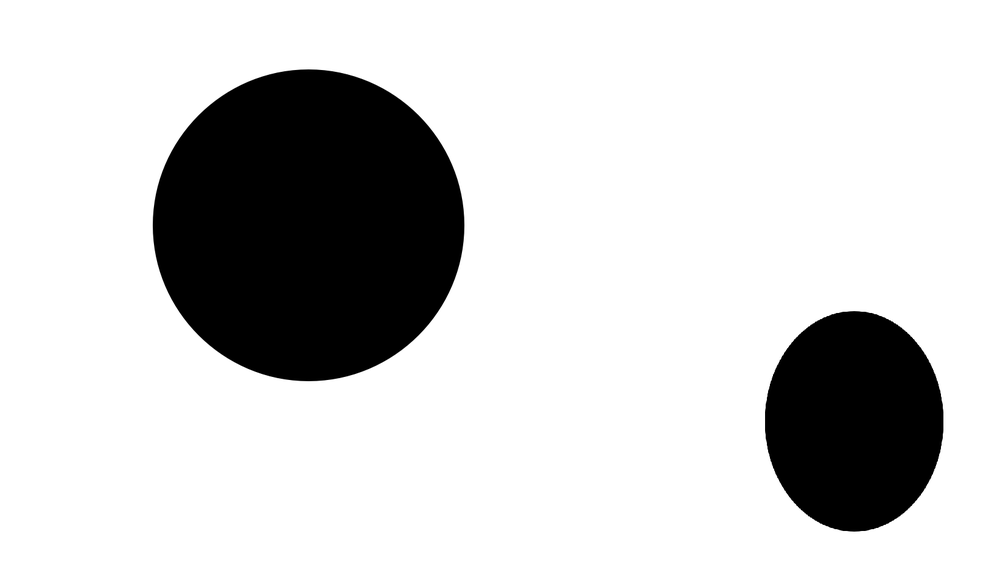
#> input picture src/object_detection/src/test_images/14.png, 1000 x 573 px, shrunk from 1643 x 941 before the run, found by its file name
$ python test2.py
#> lines starting #> are read from the running program, lines starting #| are printed output that depends on the picture; after the words box and inside, x2 and y2 are one past the last pixel; in counts of white or black regions, pixels touching at a corner belong together; long printed decimals are rounded
import cv2 as cv
import numpy as np

final_img = cv.imread("C:/KTH/Robotics Project course/Dopey-DD2419/src/object_detection/src/test_images/14.png")
#> final_img is the input picture: shape (573, 1000, 3); min 0, max 255, mean 207.4
thresholded = cv.cvtColor(final_img, cv.COLOR_BGR2GRAY)
_,thresholded = cv.threshold(thresholded, 122, 255, cv.THRESH_BINARY)
#> thresholded: shape (573, 1000); 81.3% white; 2 black regions, box (x1, y1, x2, y2) and area: (153, 69, 464, 381) 76141, (765, 311, 943, 532) 30880
print(thresholded.shape)
#| (573, 1000)
final_img = thresholded
final_img = cv.bitwise_not(final_img)
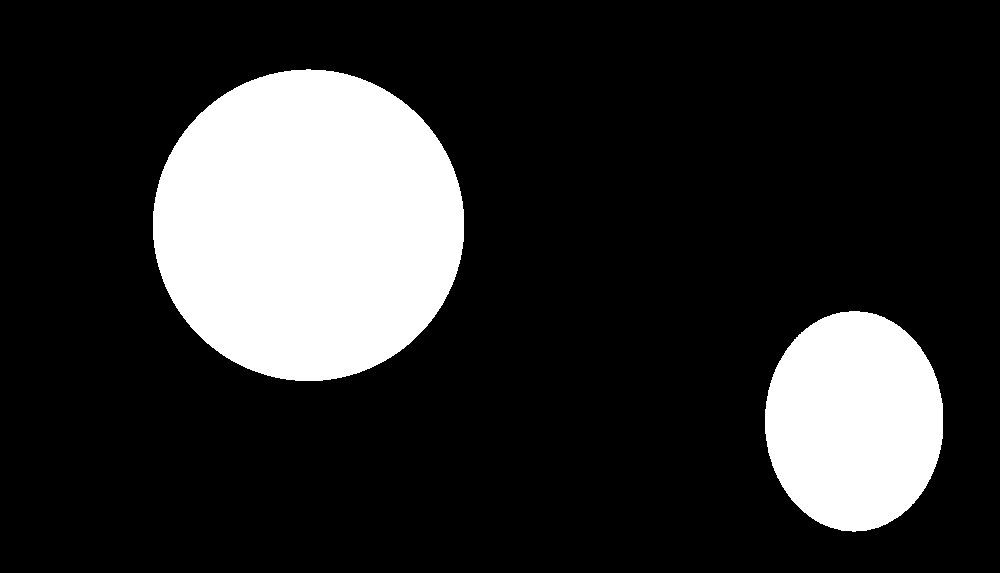
#> final_img: shape (573, 1000); 18.7% white; 2 white regions, box (x1, y1, x2, y2) and area: (153, 69, 464, 381) 76141, (765, 311, 943, 532) 30880

(numLabels, labels, stats, centroids) = cv.connectedComponentsWithStats(final_img.astype(np.uint8))
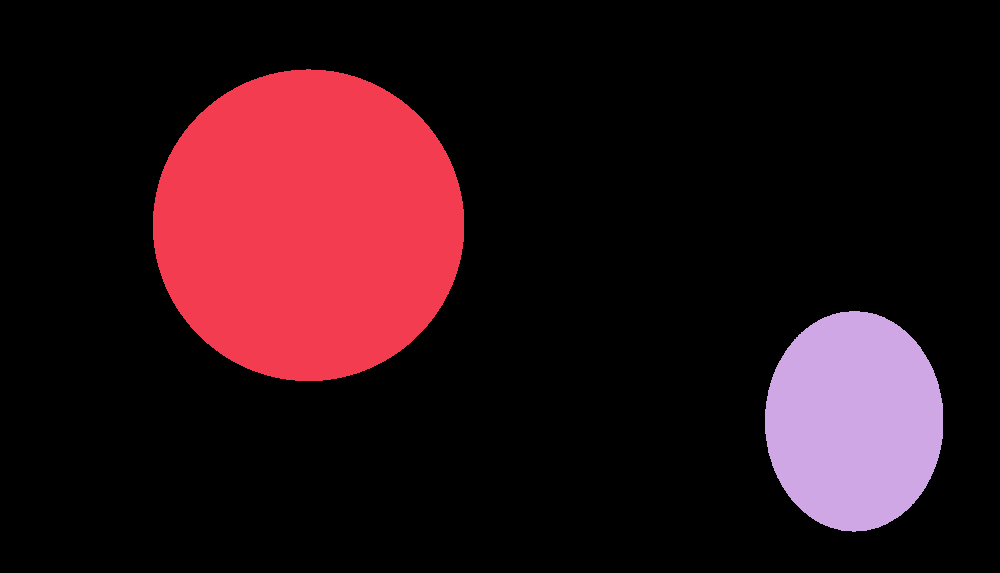
#> labels: shape (573, 1000) int32; 3 distinct labels, from 0 to 2; one colour per label, 0 black
#> numLabels = 3; stats = [[0, 0, 1000, 573, 465979], [153, 69, 311, 312, 76141], [765, 311, 178, 221, 30880]]; centroids = [[507.3, 287.1], [308.1, 224.8], [853.7, 420.8]]
print(numLabels)
#| 3
print(labels)
#> (printed output is left out)
print(stats)
#| [[     0      0   1000    573 465979]
#|  [   153     69    311    312  76141]
#|  [   765    311    178    221  30880]]
print(centroids)
#| [[507.302 287.066]
#|  [308.080 224.801]
#|  [853.747 420.821]]

# loop over the number of unique connected component labels
for i in range(0, numLabels):
    # if this is the first component then we examine the
    # *background* (typically we would just ignore this
    # component in our loop)
    if i == 0:
        text = "examining component {}/{} (background)".format(
        i + 1, numLabels)
    # otherwise, we are examining an actual connected component
    else:
        text = "examining component {}/{}".format( i + 1, numLabels)
    # print a status message update for the current connected
    # component
    print("[INFO] {}".format(text))
    # extract the connected component statistics and centroid for
    # the current label
    x = stats[i, cv.CC_STAT_LEFT]
    y = stats[i, cv.CC_STAT_TOP]
    w = stats[i, cv.CC_STAT_WIDTH]
    h = stats[i, cv.CC_STAT_HEIGHT]
    area = stats[i, cv.CC_STAT_AREA]
    (cX, cY) = centroids[i]
    output = final_img
    cv.rectangle(output, (x, y), (x + w, y + h), (140, 140, 140), 3)
    cv.circle(output, (int(cX), int(cY)), 4, (140, 140, 140), -1)

    # connected component ID
    componentMask = (labels == i).astype("uint8") * 255
    # show our output image and connected component mask
    cv.imshow("Output", output)
    cv.imshow("Connected Component", componentMask)
#> this loop made 3 passes
#> (text, x, y, w, h, area, cX, cY) on passes 1 to 3: ('examining component 1/3 (background)', 0, 0, 1000, 573, 465979, 507.3, 287.1), ('examining component 2/3', 153, 69, 311, 312, 76141, 308.1, 224.8), ('examining component 3/3', 765, 311, 178, 221, 30880, 853.7, 420.8)
#| [INFO] examining component 1/3 (background)
#| [INFO] examining component 2/3
#| [INFO] examining component 3/3
#> pass 1, `cv.imshow("Output", output)`:
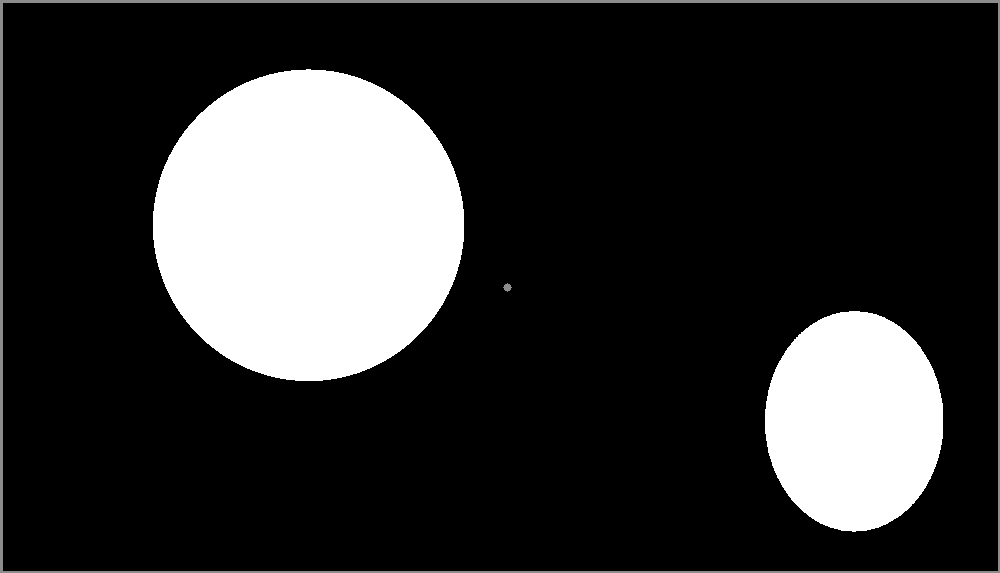
#> window 'Output': shape (573, 1000); min 0, max 255, mean 49.6
#> pass 2, `componentMask = (labels == i).astype("uint8") * 255`:
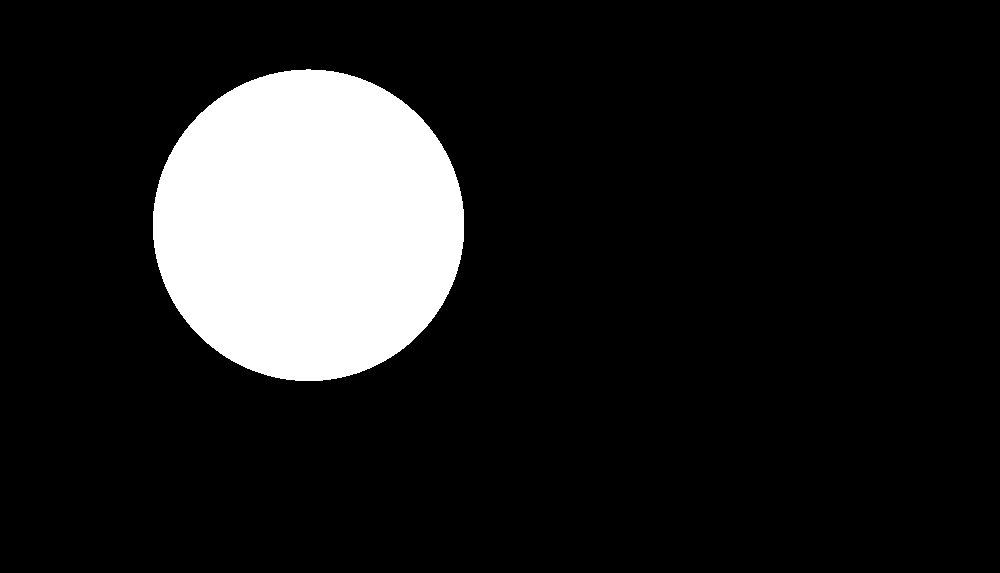
#> componentMask: shape (573, 1000); 13.3% white; 1 white region, box (x1, y1, x2, y2) and area: (153, 69, 464, 381) 76141
#> pass 2, `cv.imshow("Output", output)`:
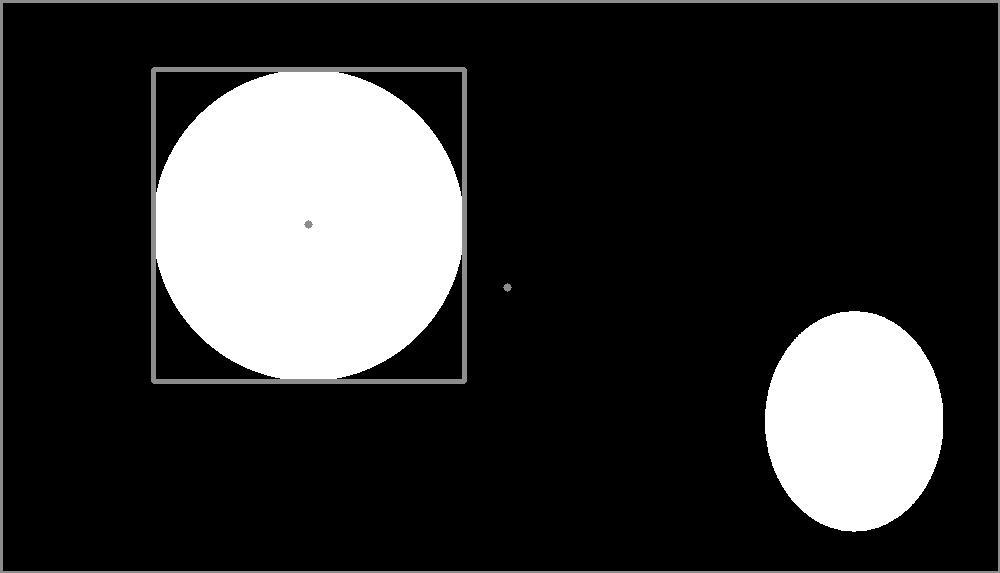
#> window 'Output': shape (573, 1000); min 0, max 255, mean 50.9
#> pass 3, `componentMask = (labels == i).astype("uint8") * 255`:
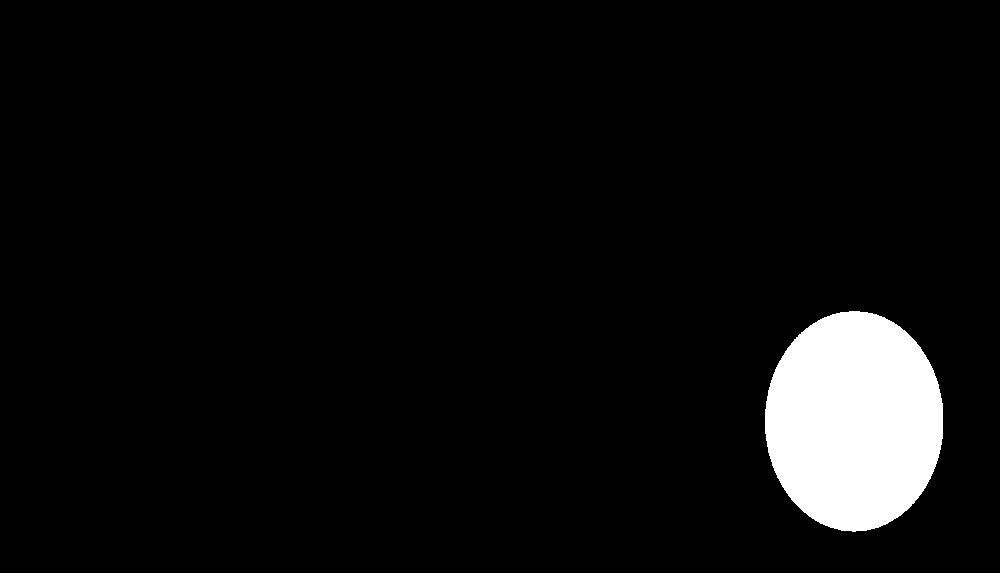
#> componentMask: shape (573, 1000); 5.4% white; 1 white region, box (x1, y1, x2, y2) and area: (765, 311, 943, 532) 30880
cv.waitKey(0)


cv.circle(output, (100, 200), 4, (0, 0, 255), -1)

# connected component ID
componentMask = (labels == i).astype("uint8") * 255
# show our output image and connected component mask
cv.imshow("Output", output)
cv.imshow("Connected Component", componentMask)
cv.waitKey(0)
